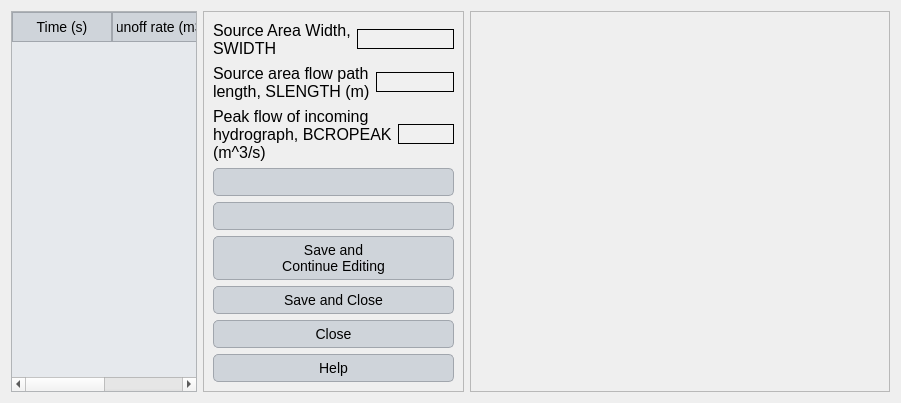
<?xml version="1.0" encoding="UTF-8"?>
<ui version="4.0">
 <class>Dialog</class>
 <widget class="QDialog" name="Dialog">
  <property name="geometry">
   <rect>
    <x>0</x>
    <y>0</y>
    <width>901</width>
    <height>378</height>
   </rect>
  </property>
  <property name="windowTitle">
   <string>Dialog</string>
  </property>
  <property name="styleSheet">
   <string notr="true">QLabel {
    font-family: 'Georgia'; /* Cambiar la fuente a Georgia */
    font-size: 16px; /* Cambiar el tamaño de la fuente */
    color: #000000; /* Color del texto (blanco) */
}

QLineEdit {
    font-family: 'Georgia'; /* Cambiar la fuente a Georgia */
    font-size: 14px; /* Cambiar el tamaño de la fuente */
    color: #000000; /* Color del texto (blanco) */
    background-color: #f0f0f0; /* Color de fondo del QLineEdit */
    border: 1px solid #000000; /* Borde blanco */
}

QComboBox {
    font-family: 'Georgia'; /* Cambiar la fuente a Georgia */
    font-size: 14px; /* Cambiar el tamaño de la fuente */
    color: #000000; /* Color del texto (blanco) */
    background-color: #cfd4da; /* Fondo oscuro del ComboBox */
}

QRadioButton {
    font-family: 'Georgia'; /* Cambiar la fuente a Georgia */
    font-size: 14px; /* Cambiar el tamaño de la fuente */
    color: #000000; /* Color del texto (blanco) */
}

QCheckBox {
    font-family: 'Georgia'; /* Cambiar la fuente a Georgia */
    font-size: 14px; /* Cambiar el tamaño de la fuente */
    color: #000000; /* Color del texto (blanco) */
}

/* Cambiar la fuente y estilo de los QPushButton */
QPushButton {
    font-family: 'Georgia'; /* Cambiar la fuente */
    font-size: 14px; /* Cambiar el tamaño de la fuente */
    color: #000000; /* Color del texto negro */
    background-color: #cfd4da; /* Fondo gris claro */
    border: 1px solid #a1a6ad; /* Borde gris medio */
    border-radius: 5px; /* Bordes redondeados */
    padding: 5px; /* Espaciado interno */
}

/* Estilo cuando el ratón pasa sobre el botón */
QPushButton:hover {
    color: #000000; /* Mantener el texto negro */
    background-color: #b7bcc3; /* Fondo gris un poco más oscuro al pasar el mouse */
}

/* Estilo cuando el botón está presionado */
QPushButton:pressed {
    background-color: #a6acb3; /* Fondo ligeramente más oscuro al presionar */
    color: #000000; /* Mantener el texto negro cuando se presiona */
}



/* Estilo general para QTableWidget y QTableView */
QTableWidget, QTableView {
    font-family: 'Georgia'; /* Cambiar la fuente a Georgia */
    font-size: 14px; /* Tamaño de la fuente */
    color: #000000; /* Color del texto negro */
    background-color: #e6e9ed; /* Fondo gris claro para la tabla */
    gridline-color: #a1a6ad; /* Color de las líneas de la tabla (gris medio) */
    selection-background-color: #b7bcc3; /* Color de fondo cuando se selecciona una celda (gris suave) */
    selection-color: #000000; /* Color del texto cuando la celda está seleccionada (negro) */
}

/* Estilo para el encabezado horizontal de la tabla */
QHeaderView::section {
    font-family: 'Georgia'; /* Cambiar la fuente a Georgia */
    font-size: 14px; /* Tamaño de la fuente */
    color: #000000; /* Color del texto negro */
    background-color: #cfd4da; /* Fondo gris claro del encabezado */
    border: 1px solid #a1a6ad; /* Borde gris medio entre las secciones */
    padding: 4px; /* Espaciado interno en el encabezado */
}

/* Estilo para las celdas de la tabla al pasar el mouse */
QTableWidget::item:hover, QTableView::item:hover {
    background-color: #b7bcc3; /* Fondo gris suave al pasar el mouse */
    color: #000000; /* Mantener el texto negro */
}

/* Estilo para las celdas cuando están seleccionadas */
QTableWidget::item:selected, QTableView::item:selected {
    background-color: #a6acb3; /* Fondo gris intermedio cuando está seleccionado */
    color: #000000; /* Texto negro cuando está seleccionado */
}

/* Ajustar el tamaño de las celdas */
QTableWidget::item, QTableView::item {
    padding: 4px; /* Espaciado interno de las celdas */
}

/* Estilo para el borde inferior de la tabla */
QTableCornerButton::section {
    background-color: #cfd4da; /* Fondo del botón de esquina */
    border: 1px solid #a1a6ad; /* Borde gris medio del botón de esquina */
}</string>
  </property>
  <layout class="QGridLayout" name="gridLayout">
   <item row="0" column="0">
    <widget class="QTableWidget" name="tableWidget">
     <column>
      <property name="text">
       <string>Time (s)</string>
      </property>
     </column>
     <column>
      <property name="text">
       <string>Runoff rate (m3/s)</string>
      </property>
     </column>
    </widget>
   </item>
   <item row="0" column="1">
    <widget class="QFrame" name="frame">
     <property name="frameShape">
      <enum>QFrame::StyledPanel</enum>
     </property>
     <property name="frameShadow">
      <enum>QFrame::Raised</enum>
     </property>
     <layout class="QGridLayout" name="gridLayout_2">
      <item row="8" column="0">
       <widget class="QPushButton" name="pushButton_4">
        <property name="text">
         <string>Help</string>
        </property>
       </widget>
      </item>
      <item row="5" column="0">
       <widget class="QPushButton" name="save_continue">
        <property name="text">
         <string>Save and 
Continue Editing</string>
        </property>
       </widget>
      </item>
      <item row="2" column="0">
       <layout class="QHBoxLayout" name="horizontalLayout_3">
        <item>
         <widget class="QLabel" name="label_3">
          <property name="text">
           <string>Peak flow of incoming
hydrograph, BCROPEAK
(m^3/s)</string>
          </property>
         </widget>
        </item>
        <item>
         <widget class="QLineEdit" name="peak">
          <property name="alignment">
           <set>Qt::AlignCenter</set>
          </property>
         </widget>
        </item>
       </layout>
      </item>
      <item row="9" column="0">
       <spacer name="verticalSpacer">
        <property name="orientation">
         <enum>Qt::Vertical</enum>
        </property>
        <property name="sizeHint" stdset="0">
         <size>
          <width>20</width>
          <height>40</height>
         </size>
        </property>
       </spacer>
      </item>
      <item row="3" column="0">
       <widget class="QPushButton" name="add">
        <property name="text">
         <string/>
        </property>
       </widget>
      </item>
      <item row="4" column="0">
       <widget class="QPushButton" name="remove">
        <property name="text">
         <string/>
        </property>
       </widget>
      </item>
      <item row="6" column="0">
       <widget class="QPushButton" name="save_close">
        <property name="text">
         <string>Save and Close</string>
        </property>
       </widget>
      </item>
      <item row="1" column="0">
       <layout class="QHBoxLayout" name="horizontalLayout_2">
        <item>
         <widget class="QLabel" name="label_2">
          <property name="text">
           <string>Source area flow path
length, SLENGTH (m)</string>
          </property>
         </widget>
        </item>
        <item>
         <widget class="QLineEdit" name="length">
          <property name="alignment">
           <set>Qt::AlignCenter</set>
          </property>
         </widget>
        </item>
       </layout>
      </item>
      <item row="7" column="0">
       <widget class="QPushButton" name="close_dialog">
        <property name="text">
         <string>Close</string>
        </property>
       </widget>
      </item>
      <item row="0" column="0">
       <layout class="QHBoxLayout" name="horizontalLayout">
        <item>
         <widget class="QLabel" name="label">
          <property name="text">
           <string>Source Area Width,
SWIDTH</string>
          </property>
         </widget>
        </item>
        <item>
         <widget class="QLineEdit" name="width">
          <property name="alignment">
           <set>Qt::AlignCenter</set>
          </property>
         </widget>
        </item>
       </layout>
      </item>
     </layout>
    </widget>
   </item>
   <item row="0" column="2">
    <widget class="QFrame" name="frame_2">
     <property name="minimumSize">
      <size>
       <width>420</width>
       <height>0</height>
      </size>
     </property>
     <property name="maximumSize">
      <size>
       <width>420</width>
       <height>16777215</height>
      </size>
     </property>
     <property name="frameShape">
      <enum>QFrame::StyledPanel</enum>
     </property>
     <property name="frameShadow">
      <enum>QFrame::Raised</enum>
     </property>
    </widget>
   </item>
  </layout>
 </widget>
 <resources/>
 <connections/>
</ui>
